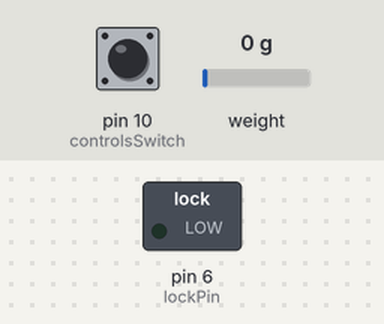
Bench run of a sketch on a simulated Arduino Uno, built with avr-gcc and run on an emulated ATmega328P. Shown: switched loads named in the sketch (green lamp = pin HIGH). Inputs (shaded band) come from the test bench; at power-on: pin 10 (controlsSwitch) HIGH, weight on the scale 0 g. What the sketch prints to the serial monitor is not drawn.

Above: at 0.1 s.
At 1.1 s:
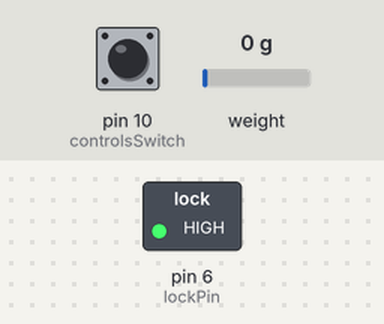
Timing chart, 0 to 2.6 s (numbered marks = the images above):
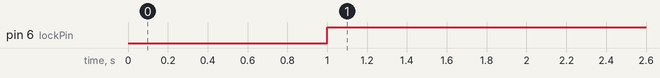

The sketch:

Trash_Compactor.ino
```cpp
/*
 *   Boston University
 *   EK 210 Section E1
 *   Team Bronze: Trash Compactor
 *   Written By: Ben Livney
*/

#include <HX711.h>
const int valvePin = 3;
const int lockPin = 6;
const int distPin = A0;
const int controlsSwitch = 10;
const int led = 2;
HX711 scale(3, 2);

int distance;
bool switched;
bool justCompacted;

void checkDistance();
void checkSwitch();
void checkTension();

void setup() {
  Serial.begin(9600);
  Serial.println("Initializing...");
  switched = false;
  justCompacted = false;
  distance = -1;
  pinMode(valvePin, OUTPUT);
  pinMode(lockPin, OUTPUT);
  pinMode(led, OUTPUT);
  pinMode(controlsSwitch, INPUT_PULLUP);
  scale.set_scale();
  scale.tare();
}

void loop() {
  //Serial.println(analogRead(switchIn));
  if(digitalRead(controlsSwitch) == HIGH) {
    switched = true;
  } else {
    switched = false;
  }
  //checkDistance();
  while(switched) {
    digitalWrite(lockPin, HIGH);
    if(digitalRead(controlsSwitch) == HIGH) {
      switched = true;
    } else {
      switched = false;
    }
    //checkTension();
    // motor gets turned on here externally
    justCompacted = true;
  }
  if (justCompacted) {
    digitalWrite(valvePin, HIGH);
    delay(1000 * 10);
    digitalWrite(lockPin, LOW);
    digitalWrite(valvePin, LOW);
    digitalWrite(led, LOW);
    justCompacted = false;
  }
}

void checkDistance() {
  distance = analogRead(distPin);
  if (distance > 350) {
    digitalWrite(led, HIGH);
  } else {
    digitalWrite(led, LOW);
  }
}

void checkTension() {
  scale.set_scale(7050);
  Serial.println(scale.get_units(), 1);
}
```

Measured:
- by itself, pin 6 (lockPin): LOW → HIGH at 1.0 s
